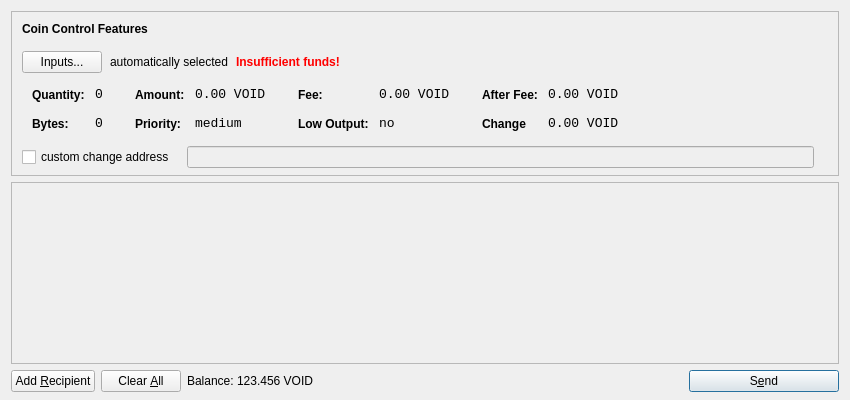
<?xml version="1.0" encoding="UTF-8"?>
<ui version="4.0">
 <class>SendCoinsDialog</class>
 <widget class="QDialog" name="SendCoinsDialog">
  <property name="geometry">
   <rect>
    <x>0</x>
    <y>0</y>
    <width>850</width>
    <height>400</height>
   </rect>
  </property>
  <property name="windowTitle">
   <string>Send Coins</string>
  </property>
  <layout class="QVBoxLayout" name="verticalLayout" stretch="0,1,0">
   <property name="bottomMargin">
    <number>8</number>
   </property>
   <item>
    <widget class="QFrame" name="frameCoinControl">
     <property name="sizePolicy">
      <sizepolicy hsizetype="Expanding" vsizetype="Expanding">
       <horstretch>0</horstretch>
       <verstretch>0</verstretch>
      </sizepolicy>
     </property>
     <property name="maximumSize">
      <size>
       <width>16777215</width>
       <height>16777215</height>
      </size>
     </property>
     <property name="frameShape">
      <enum>QFrame::StyledPanel</enum>
     </property>
     <property name="frameShadow">
      <enum>QFrame::Sunken</enum>
     </property>
     <layout class="QVBoxLayout" name="verticalLayoutCoinControl2">
      <property name="spacing">
       <number>-1</number>
      </property>
      <property name="leftMargin">
       <number>0</number>
      </property>
      <property name="topMargin">
       <number>0</number>
      </property>
      <property name="rightMargin">
       <number>0</number>
      </property>
      <property name="bottomMargin">
       <number>6</number>
      </property>
      <item>
       <layout class="QVBoxLayout" name="verticalLayoutCoinControl" stretch="0,0,0,0,1">
        <property name="spacing">
         <number>0</number>
        </property>
        <property name="leftMargin">
         <number>10</number>
        </property>
        <property name="topMargin">
         <number>10</number>
        </property>
        <item>
         <layout class="QHBoxLayout" name="horizontalLayoutCoinControl1">
          <property name="bottomMargin">
           <number>15</number>
          </property>
          <item>
           <widget class="QLabel" name="labelCoinControlFeatures">
            <property name="sizePolicy">
             <sizepolicy hsizetype="Preferred" vsizetype="Maximum">
              <horstretch>0</horstretch>
              <verstretch>0</verstretch>
             </sizepolicy>
            </property>
            <property name="font">
             <font>
              <weight>75</weight>
              <bold>true</bold>
             </font>
            </property>
            <property name="styleSheet">
             <string notr="true">font-weight:bold;</string>
            </property>
            <property name="text">
             <string>Coin Control Features</string>
            </property>
           </widget>
          </item>
         </layout>
        </item>
        <item>
         <layout class="QHBoxLayout" name="horizontalLayoutCoinControl2" stretch="0,0,0,0">
          <property name="spacing">
           <number>8</number>
          </property>
          <property name="bottomMargin">
           <number>10</number>
          </property>
          <item>
           <widget class="QPushButton" name="pushButtonCoinControl">
            <property name="styleSheet">
             <string notr="true"/>
            </property>
            <property name="text">
             <string>Inputs...</string>
            </property>
           </widget>
          </item>
          <item>
           <widget class="QLabel" name="labelCoinControlAutomaticallySelected">
            <property name="text">
             <string>automatically selected</string>
            </property>
            <property name="margin">
             <number>5</number>
            </property>
           </widget>
          </item>
          <item>
           <widget class="QLabel" name="labelCoinControlInsuffFunds">
            <property name="font">
             <font>
              <weight>75</weight>
              <bold>true</bold>
             </font>
            </property>
            <property name="styleSheet">
             <string notr="true">color:red;font-weight:bold;</string>
            </property>
            <property name="text">
             <string>Insufficient funds!</string>
            </property>
            <property name="margin">
             <number>5</number>
            </property>
           </widget>
          </item>
          <item>
           <spacer name="horizontalSpacerCoinControl">
            <property name="orientation">
             <enum>Qt::Horizontal</enum>
            </property>
            <property name="sizeHint" stdset="0">
             <size>
              <width>40</width>
              <height>1</height>
             </size>
            </property>
           </spacer>
          </item>
         </layout>
        </item>
        <item>
         <widget class="QWidget" name="widgetCoinControl" native="true">
          <property name="sizePolicy">
           <sizepolicy hsizetype="Preferred" vsizetype="Preferred">
            <horstretch>0</horstretch>
            <verstretch>0</verstretch>
           </sizepolicy>
          </property>
          <property name="minimumSize">
           <size>
            <width>0</width>
            <height>0</height>
           </size>
          </property>
          <property name="styleSheet">
           <string notr="true"/>
          </property>
          <layout class="QHBoxLayout" name="horizontalLayoutCoinControl5">
           <property name="margin">
            <number>0</number>
           </property>
           <item>
            <layout class="QHBoxLayout" name="horizontalLayoutCoinControl3" stretch="0,0,0,1">
             <property name="spacing">
              <number>20</number>
             </property>
             <property name="topMargin">
              <number>0</number>
             </property>
             <property name="bottomMargin">
              <number>10</number>
             </property>
             <item>
              <layout class="QFormLayout" name="formLayoutCoinControl1">
               <property name="horizontalSpacing">
                <number>10</number>
               </property>
               <property name="verticalSpacing">
                <number>14</number>
               </property>
               <property name="leftMargin">
                <number>10</number>
               </property>
               <property name="topMargin">
                <number>4</number>
               </property>
               <property name="rightMargin">
                <number>6</number>
               </property>
               <item row="0" column="0">
                <widget class="QLabel" name="labelCoinControlQuantityText">
                 <property name="styleSheet">
                  <string notr="true">font-weight:bold;</string>
                 </property>
                 <property name="text">
                  <string>Quantity:</string>
                 </property>
                 <property name="margin">
                  <number>0</number>
                 </property>
                </widget>
               </item>
               <item row="0" column="1">
                <widget class="QLabel" name="labelCoinControlQuantity">
                 <property name="font">
                  <font>
                   <family>Monospace</family>
                   <pointsize>10</pointsize>
                  </font>
                 </property>
                 <property name="cursor">
                  <cursorShape>IBeamCursor</cursorShape>
                 </property>
                 <property name="contextMenuPolicy">
                  <enum>Qt::ActionsContextMenu</enum>
                 </property>
                 <property name="text">
                  <string>0</string>
                 </property>
                 <property name="margin">
                  <number>0</number>
                 </property>
                 <property name="textInteractionFlags">
                  <set>Qt::LinksAccessibleByMouse|Qt::TextSelectableByKeyboard|Qt::TextSelectableByMouse</set>
                 </property>
                </widget>
               </item>
               <item row="1" column="0">
                <widget class="QLabel" name="labelCoinControlBytesText">
                 <property name="styleSheet">
                  <string notr="true">font-weight:bold;</string>
                 </property>
                 <property name="text">
                  <string>Bytes:</string>
                 </property>
                </widget>
               </item>
               <item row="1" column="1">
                <widget class="QLabel" name="labelCoinControlBytes">
                 <property name="font">
                  <font>
                   <family>Monospace</family>
                   <pointsize>10</pointsize>
                  </font>
                 </property>
                 <property name="cursor">
                  <cursorShape>IBeamCursor</cursorShape>
                 </property>
                 <property name="contextMenuPolicy">
                  <enum>Qt::ActionsContextMenu</enum>
                 </property>
                 <property name="text">
                  <string>0</string>
                 </property>
                 <property name="textInteractionFlags">
                  <set>Qt::LinksAccessibleByMouse|Qt::TextSelectableByKeyboard|Qt::TextSelectableByMouse</set>
                 </property>
                </widget>
               </item>
              </layout>
             </item>
             <item>
              <layout class="QFormLayout" name="formLayoutCoinControl2">
               <property name="horizontalSpacing">
                <number>10</number>
               </property>
               <property name="verticalSpacing">
                <number>14</number>
               </property>
               <property name="leftMargin">
                <number>6</number>
               </property>
               <property name="topMargin">
                <number>4</number>
               </property>
               <property name="rightMargin">
                <number>6</number>
               </property>
               <item row="0" column="0">
                <widget class="QLabel" name="labelCoinControlAmountText">
                 <property name="styleSheet">
                  <string notr="true">font-weight:bold;</string>
                 </property>
                 <property name="text">
                  <string>Amount:</string>
                 </property>
                 <property name="margin">
                  <number>0</number>
                 </property>
                </widget>
               </item>
               <item row="0" column="1">
                <widget class="QLabel" name="labelCoinControlAmount">
                 <property name="font">
                  <font>
                   <family>Monospace</family>
                   <pointsize>10</pointsize>
                  </font>
                 </property>
                 <property name="cursor">
                  <cursorShape>IBeamCursor</cursorShape>
                 </property>
                 <property name="contextMenuPolicy">
                  <enum>Qt::ActionsContextMenu</enum>
                 </property>
                 <property name="text">
                  <string>0.00 VOID</string>
                 </property>
                 <property name="textInteractionFlags">
                  <set>Qt::LinksAccessibleByMouse|Qt::TextSelectableByKeyboard|Qt::TextSelectableByMouse</set>
                 </property>
                </widget>
               </item>
               <item row="1" column="0">
                <widget class="QLabel" name="labelCoinControlPriorityText">
                 <property name="styleSheet">
                  <string notr="true">font-weight:bold;</string>
                 </property>
                 <property name="text">
                  <string>Priority:</string>
                 </property>
                </widget>
               </item>
               <item row="1" column="1">
                <widget class="QLabel" name="labelCoinControlPriority">
                 <property name="font">
                  <font>
                   <family>Monospace</family>
                   <pointsize>10</pointsize>
                  </font>
                 </property>
                 <property name="cursor">
                  <cursorShape>IBeamCursor</cursorShape>
                 </property>
                 <property name="contextMenuPolicy">
                  <enum>Qt::ActionsContextMenu</enum>
                 </property>
                 <property name="text">
                  <string>medium</string>
                 </property>
                 <property name="textInteractionFlags">
                  <set>Qt::LinksAccessibleByMouse|Qt::TextSelectableByKeyboard|Qt::TextSelectableByMouse</set>
                 </property>
                </widget>
               </item>
              </layout>
             </item>
             <item>
              <layout class="QFormLayout" name="formLayoutCoinControl3">
               <property name="horizontalSpacing">
                <number>10</number>
               </property>
               <property name="verticalSpacing">
                <number>14</number>
               </property>
               <property name="leftMargin">
                <number>6</number>
               </property>
               <property name="topMargin">
                <number>4</number>
               </property>
               <property name="rightMargin">
                <number>6</number>
               </property>
               <item row="0" column="0">
                <widget class="QLabel" name="labelCoinControlFeeText">
                 <property name="styleSheet">
                  <string notr="true">font-weight:bold;</string>
                 </property>
                 <property name="text">
                  <string>Fee:</string>
                 </property>
                 <property name="margin">
                  <number>0</number>
                 </property>
                </widget>
               </item>
               <item row="0" column="1">
                <widget class="QLabel" name="labelCoinControlFee">
                 <property name="font">
                  <font>
                   <family>Monospace</family>
                   <pointsize>10</pointsize>
                  </font>
                 </property>
                 <property name="cursor">
                  <cursorShape>IBeamCursor</cursorShape>
                 </property>
                 <property name="contextMenuPolicy">
                  <enum>Qt::ActionsContextMenu</enum>
                 </property>
                 <property name="text">
                  <string>0.00 VOID</string>
                 </property>
                 <property name="textInteractionFlags">
                  <set>Qt::LinksAccessibleByMouse|Qt::TextSelectableByKeyboard|Qt::TextSelectableByMouse</set>
                 </property>
                </widget>
               </item>
               <item row="1" column="0">
                <widget class="QLabel" name="labelCoinControlLowOutputText">
                 <property name="styleSheet">
                  <string notr="true">font-weight:bold;</string>
                 </property>
                 <property name="text">
                  <string>Low Output:</string>
                 </property>
                </widget>
               </item>
               <item row="1" column="1">
                <widget class="QLabel" name="labelCoinControlLowOutput">
                 <property name="font">
                  <font>
                   <family>Monospace</family>
                   <pointsize>10</pointsize>
                  </font>
                 </property>
                 <property name="cursor">
                  <cursorShape>IBeamCursor</cursorShape>
                 </property>
                 <property name="contextMenuPolicy">
                  <enum>Qt::ActionsContextMenu</enum>
                 </property>
                 <property name="text">
                  <string>no</string>
                 </property>
                 <property name="textInteractionFlags">
                  <set>Qt::LinksAccessibleByMouse|Qt::TextSelectableByKeyboard|Qt::TextSelectableByMouse</set>
                 </property>
                </widget>
               </item>
              </layout>
             </item>
             <item>
              <layout class="QFormLayout" name="formLayoutCoinControl4">
               <property name="horizontalSpacing">
                <number>10</number>
               </property>
               <property name="verticalSpacing">
                <number>14</number>
               </property>
               <property name="leftMargin">
                <number>6</number>
               </property>
               <property name="topMargin">
                <number>4</number>
               </property>
               <property name="rightMargin">
                <number>6</number>
               </property>
               <item row="0" column="0">
                <widget class="QLabel" name="labelCoinControlAfterFeeText">
                 <property name="styleSheet">
                  <string notr="true">font-weight:bold;</string>
                 </property>
                 <property name="text">
                  <string>After Fee:</string>
                 </property>
                 <property name="margin">
                  <number>0</number>
                 </property>
                </widget>
               </item>
               <item row="0" column="1">
                <widget class="QLabel" name="labelCoinControlAfterFee">
                 <property name="font">
                  <font>
                   <family>Monospace</family>
                   <pointsize>10</pointsize>
                  </font>
                 </property>
                 <property name="cursor">
                  <cursorShape>IBeamCursor</cursorShape>
                 </property>
                 <property name="contextMenuPolicy">
                  <enum>Qt::ActionsContextMenu</enum>
                 </property>
                 <property name="text">
                  <string>0.00 VOID</string>
                 </property>
                 <property name="textInteractionFlags">
                  <set>Qt::LinksAccessibleByMouse|Qt::TextSelectableByKeyboard|Qt::TextSelectableByMouse</set>
                 </property>
                </widget>
               </item>
               <item row="1" column="0">
                <widget class="QLabel" name="labelCoinControlChangeText">
                 <property name="styleSheet">
                  <string notr="true">font-weight:bold;</string>
                 </property>
                 <property name="text">
                  <string>Change</string>
                 </property>
                </widget>
               </item>
               <item row="1" column="1">
                <widget class="QLabel" name="labelCoinControlChange">
                 <property name="font">
                  <font>
                   <family>Monospace</family>
                   <pointsize>10</pointsize>
                  </font>
                 </property>
                 <property name="cursor">
                  <cursorShape>IBeamCursor</cursorShape>
                 </property>
                 <property name="contextMenuPolicy">
                  <enum>Qt::ActionsContextMenu</enum>
                 </property>
                 <property name="text">
                  <string>0.00 VOID</string>
                 </property>
                 <property name="textInteractionFlags">
                  <set>Qt::LinksAccessibleByMouse|Qt::TextSelectableByKeyboard|Qt::TextSelectableByMouse</set>
                 </property>
                </widget>
               </item>
              </layout>
             </item>
            </layout>
           </item>
          </layout>
         </widget>
        </item>
        <item>
         <layout class="QHBoxLayout" name="horizontalLayoutCoinControl4" stretch="0,0,0">
          <property name="spacing">
           <number>12</number>
          </property>
          <property name="sizeConstraint">
           <enum>QLayout::SetDefaultConstraint</enum>
          </property>
          <property name="topMargin">
           <number>5</number>
          </property>
          <property name="rightMargin">
           <number>5</number>
          </property>
          <item>
           <widget class="QCheckBox" name="checkBoxCoinControlChange">
            <property name="text">
             <string>custom change address</string>
            </property>
           </widget>
          </item>
          <item>
           <widget class="QLineEdit" name="lineEditCoinControlChange">
            <property name="enabled">
             <bool>false</bool>
            </property>
            <property name="sizePolicy">
             <sizepolicy hsizetype="Expanding" vsizetype="Fixed">
              <horstretch>0</horstretch>
              <verstretch>0</verstretch>
             </sizepolicy>
            </property>
           </widget>
          </item>
          <item>
           <widget class="QLabel" name="labelCoinControlChangeLabel">
            <property name="sizePolicy">
             <sizepolicy hsizetype="Preferred" vsizetype="Expanding">
              <horstretch>0</horstretch>
              <verstretch>0</verstretch>
             </sizepolicy>
            </property>
            <property name="minimumSize">
             <size>
              <width>0</width>
              <height>0</height>
             </size>
            </property>
            <property name="text">
             <string/>
            </property>
            <property name="margin">
             <number>3</number>
            </property>
           </widget>
          </item>
         </layout>
        </item>
        <item>
         <spacer name="verticalSpacerCoinControl">
          <property name="orientation">
           <enum>Qt::Vertical</enum>
          </property>
          <property name="sizeHint" stdset="0">
           <size>
            <width>800</width>
            <height>1</height>
           </size>
          </property>
         </spacer>
        </item>
       </layout>
      </item>
     </layout>
    </widget>
   </item>
   <item>
    <widget class="QScrollArea" name="scrollArea">
     <property name="widgetResizable">
      <bool>true</bool>
     </property>
     <widget class="QWidget" name="scrollAreaWidgetContents">
      <property name="geometry">
       <rect>
        <x>0</x>
        <y>0</y>
        <width>830</width>
        <height>165</height>
       </rect>
      </property>
      <layout class="QVBoxLayout" name="verticalLayout_2">
       <property name="margin">
        <number>0</number>
       </property>
       <item>
        <layout class="QVBoxLayout" name="entries">
         <property name="spacing">
          <number>6</number>
         </property>
        </layout>
       </item>
       <item>
        <spacer name="verticalSpacer">
         <property name="orientation">
          <enum>Qt::Vertical</enum>
         </property>
         <property name="sizeHint" stdset="0">
          <size>
           <width>20</width>
           <height>40</height>
          </size>
         </property>
        </spacer>
       </item>
      </layout>
     </widget>
    </widget>
   </item>
   <item>
    <layout class="QHBoxLayout" name="horizontalLayout">
     <item>
      <widget class="QPushButton" name="addButton">
       <property name="toolTip">
        <string>Send to multiple recipients at once</string>
       </property>
       <property name="text">
        <string>Add &amp;Recipient</string>
       </property>
       <property name="icon">
        <iconset resource="../bitcoin.qrc">
         <normaloff>:/icons/add</normaloff>:/icons/add</iconset>
       </property>
       <property name="autoDefault">
        <bool>false</bool>
       </property>
      </widget>
     </item>
     <item>
      <widget class="QPushButton" name="clearButton">
       <property name="sizePolicy">
        <sizepolicy hsizetype="Minimum" vsizetype="Fixed">
         <horstretch>0</horstretch>
         <verstretch>0</verstretch>
        </sizepolicy>
       </property>
       <property name="toolTip">
        <string>Remove all transaction fields</string>
       </property>
       <property name="text">
        <string>Clear &amp;All</string>
       </property>
       <property name="icon">
        <iconset resource="../bitcoin.qrc">
         <normaloff>:/icons/remove</normaloff>:/icons/remove</iconset>
       </property>
       <property name="autoRepeatDelay">
        <number>300</number>
       </property>
       <property name="autoDefault">
        <bool>false</bool>
       </property>
      </widget>
     </item>
     <item>
      <layout class="QHBoxLayout" name="horizontalLayout_2">
       <property name="spacing">
        <number>3</number>
       </property>
       <item>
        <widget class="QLabel" name="label">
         <property name="sizePolicy">
          <sizepolicy hsizetype="Preferred" vsizetype="Fixed">
           <horstretch>0</horstretch>
           <verstretch>0</verstretch>
          </sizepolicy>
         </property>
         <property name="text">
          <string>Balance:</string>
         </property>
        </widget>
       </item>
       <item>
        <widget class="QLabel" name="labelBalance">
         <property name="sizePolicy">
          <sizepolicy hsizetype="Preferred" vsizetype="Fixed">
           <horstretch>0</horstretch>
           <verstretch>0</verstretch>
          </sizepolicy>
         </property>
         <property name="cursor">
          <cursorShape>IBeamCursor</cursorShape>
         </property>
         <property name="text">
          <string>123.456 VOID</string>
         </property>
         <property name="textInteractionFlags">
          <set>Qt::LinksAccessibleByMouse|Qt::TextSelectableByKeyboard|Qt::TextSelectableByMouse</set>
         </property>
        </widget>
       </item>
      </layout>
     </item>
     <item>
      <spacer name="horizontalSpacer">
       <property name="orientation">
        <enum>Qt::Horizontal</enum>
       </property>
       <property name="sizeHint" stdset="0">
        <size>
         <width>40</width>
         <height>20</height>
        </size>
       </property>
      </spacer>
     </item>
     <item>
      <widget class="QPushButton" name="sendButton">
       <property name="minimumSize">
        <size>
         <width>150</width>
         <height>0</height>
        </size>
       </property>
       <property name="toolTip">
        <string>Confirm the send action</string>
       </property>
       <property name="text">
        <string>S&amp;end</string>
       </property>
       <property name="icon">
        <iconset resource="../bitcoin.qrc">
         <normaloff>:/icons/send</normaloff>:/icons/send</iconset>
       </property>
       <property name="default">
        <bool>true</bool>
       </property>
      </widget>
     </item>
    </layout>
   </item>
  </layout>
 </widget>
 <resources>
  <include location="../bitcoin.qrc"/>
 </resources>
 <connections/>
</ui>
